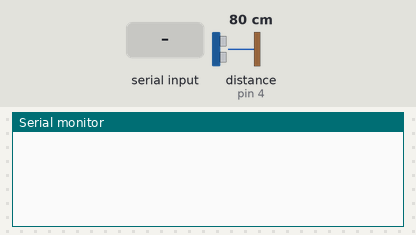
Bench run of a sketch on a simulated Arduino Uno, built with avr-gcc and run on an emulated ATmega328P. Parts: the last lines printed to the serial monitor. The inputs (shaded band) are chosen by the test bench; at power-on: distance to the obstacle (sensor on pin 4) 80 cm. The echo pulse lasts 58.3 µs per cm.

Above: at 0.9 s.
1.0 s: "#" received over Serial
At 1.22 s:
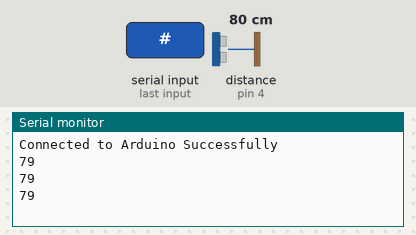
2.5 s: distance to the obstacle (sensor on pin 4) set to 2 cm
At 2.59 s:
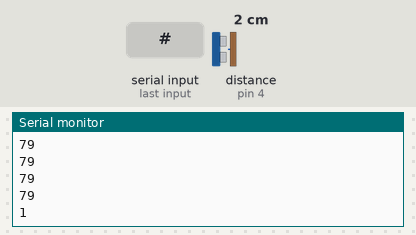
4.0 s: distance to the obstacle (sensor on pin 4) set to 4 cm
At 4.0 s:
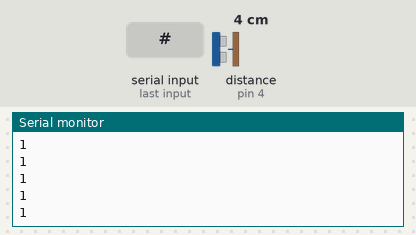
Timing chart, 0 to 7.0 s (numbered marks = the images above; inputs shaded):
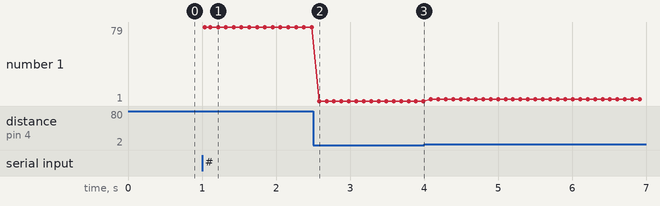

Measured:
- after the input at 1.0 s, the serial monitor: prints a new line at once (image 1)
- after the input at 2.5 s, the serial monitor: prints a new line after 0.08 s (image 2)
- plotted number 1: 79 → 1 after the input at 2.5 s, 1 → 3 after the input at 4.0 s

The sketch:

arduino.ino
```cpp
#define TRIGGER_PIN 5
#define ECHO_PIN 4

void setup() {
  Serial.begin(9600); // Serial monitor for debugging
  pinMode(TRIGGER_PIN, OUTPUT);
  pinMode(ECHO_PIN, INPUT);

  while (true) {
    if (Serial.available() > 0) {
      char receivedChar = Serial.read();
      if (receivedChar == '#'){
        Serial.println("Connected to Arduino Successfully");
        break;
      }
    }
    delay(10); // Wait for 10ms before checking again
  }
}

void loop() {
  // Measure distance using ultrasonic sensor
  int distance = readDistance();

  // Send distance data to Python script
  Serial.println(distance);

  delay(100); // Delay for stability
}

int readDistance() {
  long duration, distance;

  // Send ultrasonic pulse
  digitalWrite(TRIGGER_PIN, LOW);
  delayMicroseconds(2);
  digitalWrite(TRIGGER_PIN, HIGH);
  delayMicroseconds(10);
  digitalWrite(TRIGGER_PIN, LOW);

  // Read echo pulse
  duration = pulseIn(ECHO_PIN, HIGH);

  // Calculate distance
  distance = duration * 0.034 / 2; // Speed of sound in air is approximately 0.034 cm/µs

  return distance;
}
```
